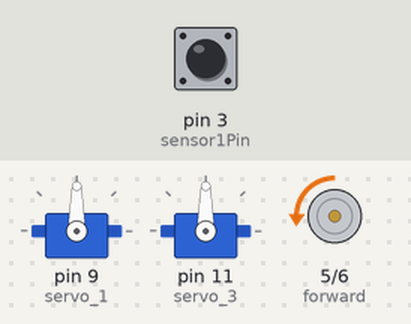
The sketch below on a simulated Arduino Uno, built with avr-gcc and run on an emulated ATmega328P. Shown: 2 × servo, motor-driver pin pairs drawn as motors (green arrow = first pin HIGH = forward, orange = second pin HIGH = backward, longer = more drive). Inputs (shaded band) come from the test bench; at power-on: pin 3 (sensor1Pin) LOW.

Above: at 10.8 s.
10.9 s: pin 3 (sensor1Pin) pulsed HIGH 2 times (0.12 s each, 0.3 s apart)
At 12.8 s:
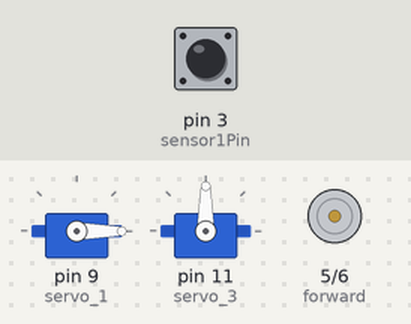
At 15.0 s:
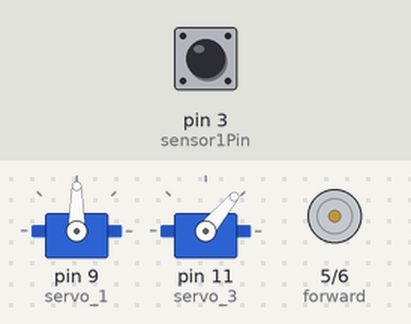
Timing chart, 0 to 18.2 s (numbered marks = the images above; inputs shaded):
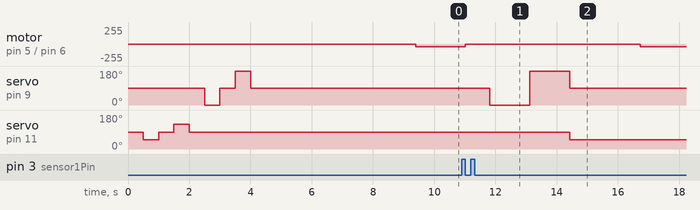

The sketch:

autonomous_rover_test.ino
```cpp
#include<Servo.h>

Servo servo_1;
Servo servo_3;

#define forward 5 // set high to move vehicle forward
#define backward 6 // set high to move vehicle backward

//set the rover's speed
#define speed_1 40
#define speed_2 100

int condition = 0;

#define sensor1Pin 3 //set pin 3 for sensor 1

unsigned long sensor1;

// wheeling
#define left 50
#define right 130
#define centre 90


void setup() {
  Serial.begin(9600);
  servo_1.attach(9);
  servo_3.attach(11);

  pinMode(forward, OUTPUT);
  pinMode(backward, OUTPUT);
  // initialize both motor output to LOW
  digitalWrite(forward, LOW);
  digitalWrite(backward, LOW);

  //set sensor pins
  pinMode(sensor1Pin, INPUT);

  //initialize rover

  //test wheelling
  servo_3.write(centre);
  delay(500);
  servo_3.write(left);
  delay(500);
  servo_3.write(centre);
  delay(500);
  servo_3.write(right);
  delay(500);
  servo_3.write(centre);
  delay(500);

  //test sensor servos
  //servo 1
  servo_1.write(0);
  delay(500);
  servo_1.write(90);
  delay(500);
  servo_1.write(180);
  delay(500);
  servo_1.write(90);
  delay(500);


}

void loop() {

  //obstacle test 1.0
  servo_1.write(90);
  read_sensor();
  while (sensor1 > 80) {
    read_sensor();
    //move forward
    move_forward();
  }
  brake();

  read_sensor();
  if (sensor1 < 30) {
    brake();
    servo_3.write(centre);
    delay(300);
    while (sensor1 < 80) {
      read_sensor();
      move_backward();
    }
    brake();
  }

  //check left for obstacle
  servo_1.write(0);
  delay(300);
  read_sensor();

  if (sensor1 > 80) {
    servo_3.write(left);
    servo_1.write(90);
    delay(300);
    read_sensor();
    while (sensor1 < 200) {
      read_sensor();
      thrust_forward();
      if (sensor1 < 30) {
        brake();
        servo_3.write(right);
        delay(300);
        while (sensor1 < 80) {
          read_sensor();
          move_backward();
        }
        brake();
        servo_3.write(left);
        delay(300);
      }
    }
    brake();
    goto point2;
  }
  servo_1.write(180);
  delay(300);
  read_sensor();

  if (sensor1 > 80) {
    servo_3.write(right);
    servo_1.write(90);
    delay(300);
    read_sensor();
    while (sensor1 < 200) {
      read_sensor();
      thrust_forward();
      if (sensor1 < 30) {
        brake();
        servo_3.write(left);
        delay(300);
        while (sensor1 < 80) {
          read_sensor();
          move_backward();
        }
        brake();
        servo_3.write(right);
        delay(300);
      }
    }
    brake();
    goto point2;
  }
  else {
    servo_1.write(90);
    servo_3.write(left);
    delay(300);
    read_sensor();
    while (sensor1 < 200) {
      read_sensor();
      move_backward();
    }
    brake();
    goto point2;
  }

point2:
  move_forward();
  delay(800);
  servo_1.write(90);
  servo_3.write(centre);
  //  while (sensor1 > 80) {
  //    read_sensor();
  //    //move forward
  //    move_forward();
  //  }
  //  brake();
}


void read_sensor () {
  sensor1 = pulseIn(sensor1Pin, HIGH);
  sensor1 = sensor1 / 58;
}

void move_forward() {
  digitalWrite(backward, LOW);
  analogWrite(forward, speed_2);
}

void move_backward() {
  digitalWrite(forward, LOW);
  analogWrite(backward, speed_1);
}

void brake() {
  digitalWrite(forward, LOW);
  digitalWrite(backward, LOW);
  delay(800);
}

void thrust_forward() {
  digitalWrite(backward, LOW);
  digitalWrite(forward, HIGH);
}
```

Measured:
- after the input at 10.9 s, motor on pin 5 (forward) / pin 6 (backward): backward 40/255 → stopped after 0.12 s, → backward 40/255 5.7 s later; servo on pin 9 (servo_1): 90° → 0° after 0.92 s, → 180° 1.3 s later, → 90° 1.3 s later; servo on pin 11 (servo_3): 90° → 50° after 3.5 s
